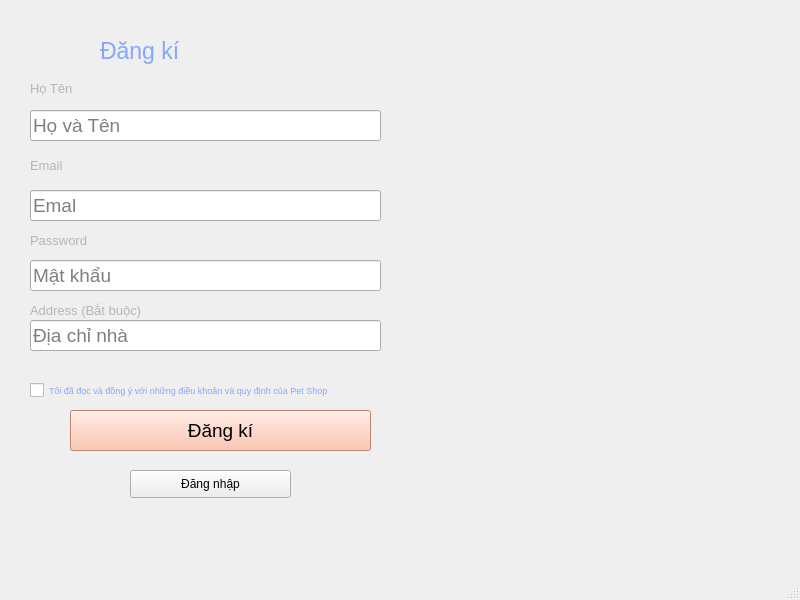
<?xml version="1.0" encoding="UTF-8"?>
<ui version="4.0">
 <class>Register</class>
 <widget class="QMainWindow" name="Register">
  <property name="geometry">
   <rect>
    <x>0</x>
    <y>0</y>
    <width>800</width>
    <height>600</height>
   </rect>
  </property>
  <property name="windowTitle">
   <string>MainWindow</string>
  </property>
  <property name="styleSheet">
   <string notr="true">background-image: url(:/newPrefix/Downloads/IMG_6911.webp);</string>
  </property>
  <widget class="QWidget" name="centralwidget">
   <widget class="QLabel" name="label">
    <property name="geometry">
     <rect>
      <x>100</x>
      <y>0</y>
      <width>281</width>
      <height>101</height>
     </rect>
    </property>
    <property name="styleSheet">
     <string notr="true">color:rgb(134, 166, 255); font-size:17pt;</string>
    </property>
    <property name="text">
     <string>Đăng kí</string>
    </property>
   </widget>
   <widget class="QLabel" name="label_4">
    <property name="geometry">
     <rect>
      <x>30</x>
      <y>80</y>
      <width>151</width>
      <height>16</height>
     </rect>
    </property>
    <property name="styleSheet">
     <string notr="true">font-size:10pt;
color: rgb(181, 181, 181);</string>
    </property>
    <property name="text">
     <string>Họ Tên</string>
    </property>
   </widget>
   <widget class="QLineEdit" name="email_2">
    <property name="geometry">
     <rect>
      <x>30</x>
      <y>110</y>
      <width>351</width>
      <height>31</height>
     </rect>
    </property>
    <property name="styleSheet">
     <string notr="true">font-size:14pt;</string>
    </property>
    <property name="placeholderText">
     <string>Họ và Tên</string>
    </property>
   </widget>
   <widget class="QLineEdit" name="txtPass">
    <property name="geometry">
     <rect>
      <x>30</x>
      <y>260</y>
      <width>351</width>
      <height>31</height>
     </rect>
    </property>
    <property name="styleSheet">
     <string notr="true">font-size:14pt;</string>
    </property>
    <property name="echoMode">
     <enum>QLineEdit::Password</enum>
    </property>
    <property name="placeholderText">
     <string>Mật khẩu</string>
    </property>
   </widget>
   <widget class="QLineEdit" name="txtEmail">
    <property name="geometry">
     <rect>
      <x>30</x>
      <y>190</y>
      <width>351</width>
      <height>31</height>
     </rect>
    </property>
    <property name="styleSheet">
     <string notr="true">font-size:14pt;</string>
    </property>
    <property name="placeholderText">
     <string>Emal</string>
    </property>
   </widget>
   <widget class="QLineEdit" name="txtdiachinha">
    <property name="geometry">
     <rect>
      <x>30</x>
      <y>320</y>
      <width>351</width>
      <height>31</height>
     </rect>
    </property>
    <property name="styleSheet">
     <string notr="true">font-size:14pt;</string>
    </property>
    <property name="placeholderText">
     <string>Địa chỉ nhà</string>
    </property>
   </widget>
   <widget class="QLabel" name="label_2">
    <property name="geometry">
     <rect>
      <x>30</x>
      <y>140</y>
      <width>141</width>
      <height>51</height>
     </rect>
    </property>
    <property name="styleSheet">
     <string notr="true">font-size:10pt;
color: rgb(181, 181, 181);</string>
    </property>
    <property name="text">
     <string>Email</string>
    </property>
   </widget>
   <widget class="QLabel" name="label_3">
    <property name="geometry">
     <rect>
      <x>30</x>
      <y>220</y>
      <width>111</width>
      <height>41</height>
     </rect>
    </property>
    <property name="styleSheet">
     <string notr="true"> font-size:10pt;
color: rgb(181, 181, 181);</string>
    </property>
    <property name="text">
     <string>Password</string>
    </property>
   </widget>
   <widget class="QLabel" name="label_6">
    <property name="geometry">
     <rect>
      <x>30</x>
      <y>290</y>
      <width>211</width>
      <height>41</height>
     </rect>
    </property>
    <property name="styleSheet">
     <string notr="true"> font-size:10pt;
color: rgb(181, 181, 181);</string>
    </property>
    <property name="text">
     <string>Address (Bắt buộc)</string>
    </property>
   </widget>
   <widget class="QCheckBox" name="checkBox">
    <property name="geometry">
     <rect>
      <x>30</x>
      <y>380</y>
      <width>471</width>
      <height>20</height>
     </rect>
    </property>
    <property name="styleSheet">
     <string notr="true">color:rgb(134, 166, 255); font-size:7pt;</string>
    </property>
    <property name="text">
     <string>Tôi đã đọc và đồng ý với những điều khoản và quy định của Pet Shop</string>
    </property>
   </widget>
   <widget class="QPushButton" name="btnRegister">
    <property name="geometry">
     <rect>
      <x>70</x>
      <y>410</y>
      <width>301</width>
      <height>41</height>
     </rect>
    </property>
    <property name="styleSheet">
     <string notr="true">background-color: rgb(255, 184, 156); font-size:14pt</string>
    </property>
    <property name="text">
     <string>Đăng kí</string>
    </property>
   </widget>
   <widget class="QPushButton" name="btnLogin">
    <property name="geometry">
     <rect>
      <x>130</x>
      <y>470</y>
      <width>161</width>
      <height>28</height>
     </rect>
    </property>
    <property name="text">
     <string>Đăng nhập</string>
    </property>
   </widget>
   <widget class="QLabel" name="label_5">
    <property name="geometry">
     <rect>
      <x>0</x>
      <y>-10</y>
      <width>841</width>
      <height>591</height>
     </rect>
    </property>
    <property name="text">
     <string/>
    </property>
    <property name="pixmap">
     <pixmap>../../../Downloads/blob-scene-haikei.png</pixmap>
    </property>
    <property name="scaledContents">
     <bool>true</bool>
    </property>
   </widget>
   <zorder>label_5</zorder>
   <zorder>label</zorder>
   <zorder>label_4</zorder>
   <zorder>email_2</zorder>
   <zorder>txtPass</zorder>
   <zorder>txtEmail</zorder>
   <zorder>txtdiachinha</zorder>
   <zorder>label_2</zorder>
   <zorder>label_3</zorder>
   <zorder>label_6</zorder>
   <zorder>checkBox</zorder>
   <zorder>btnRegister</zorder>
   <zorder>btnLogin</zorder>
  </widget>
  <widget class="QMenuBar" name="menubar">
   <property name="geometry">
    <rect>
     <x>0</x>
     <y>0</y>
     <width>800</width>
     <height>26</height>
    </rect>
   </property>
  </widget>
  <widget class="QStatusBar" name="statusbar"/>
 </widget>
 <resources/>
 <connections/>
</ui>
